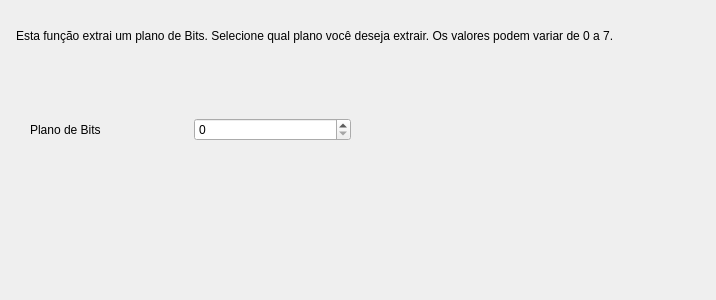
<?xml version="1.0" encoding="UTF-8"?>
<ui version="4.0">
 <class>bitplaneForm</class>
 <widget class="QWidget" name="bitplaneForm">
  <property name="geometry">
   <rect>
    <x>0</x>
    <y>0</y>
    <width>716</width>
    <height>300</height>
   </rect>
  </property>
  <property name="windowTitle">
   <string>Form</string>
  </property>
  <widget class="QWidget" name="horizontalLayoutWidget">
   <property name="geometry">
    <rect>
     <x>30</x>
     <y>90</y>
     <width>321</width>
     <height>80</height>
    </rect>
   </property>
   <layout class="QHBoxLayout" name="horizontalLayout">
    <item>
     <widget class="QLabel" name="label">
      <property name="text">
       <string>Plano de Bits</string>
      </property>
     </widget>
    </item>
    <item>
     <widget class="QSpinBox" name="inputbitplaneFormPlano">
      <property name="maximum">
       <number>7</number>
      </property>
     </widget>
    </item>
   </layout>
  </widget>
  <widget class="QLabel" name="label_2">
   <property name="geometry">
    <rect>
     <x>16</x>
     <y>20</y>
     <width>671</width>
     <height>31</height>
    </rect>
   </property>
   <property name="text">
    <string>Esta função extrai um plano de Bits. Selecione qual plano você deseja extrair. Os valores podem variar de 0 a 7.</string>
   </property>
  </widget>
 </widget>
 <resources/>
 <connections/>
</ui>
